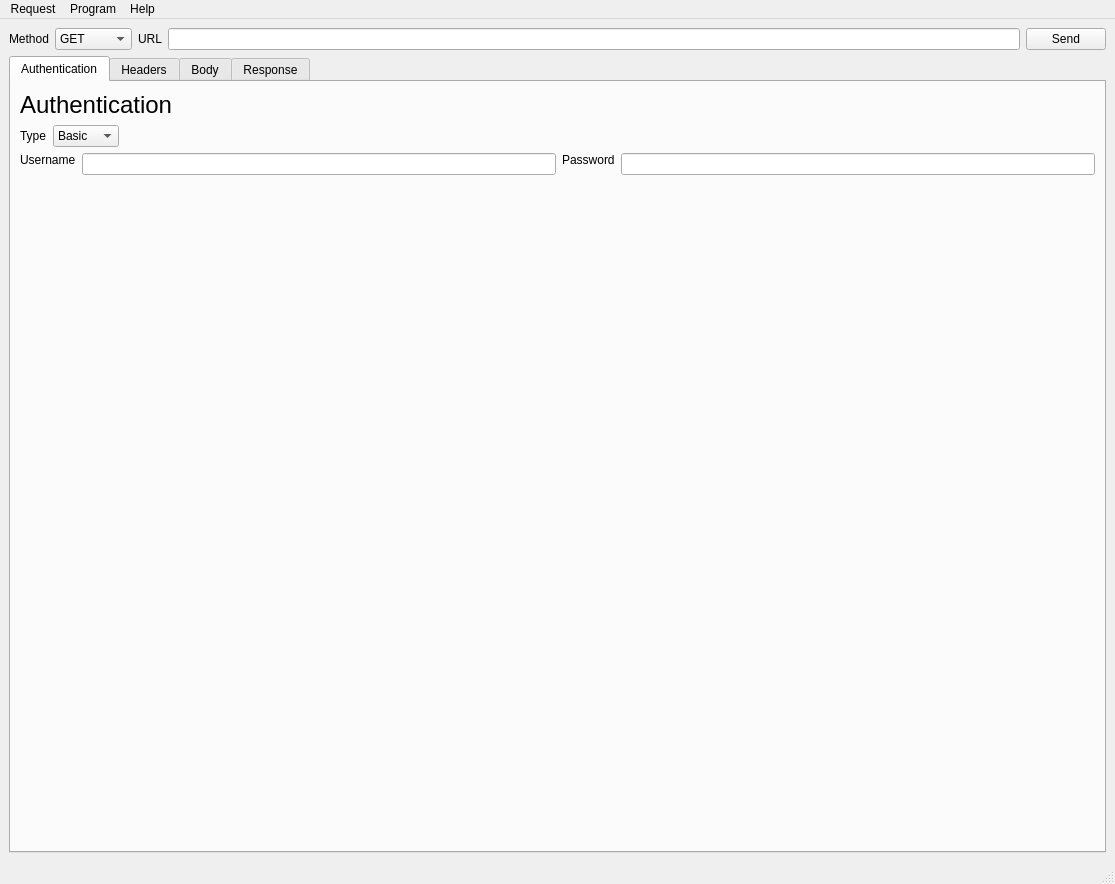
<?xml version="1.0" encoding="UTF-8"?>
<ui version="4.0">
 <class>MainWindow</class>
 <widget class="QMainWindow" name="MainWindow">
  <property name="geometry">
   <rect>
    <x>0</x>
    <y>0</y>
    <width>1115</width>
    <height>884</height>
   </rect>
  </property>
  <property name="windowTitle">
   <string>PySender</string>
  </property>
  <widget class="QWidget" name="centralwidget">
   <layout class="QHBoxLayout" name="horizontalLayout">
    <item>
     <layout class="QVBoxLayout" name="verticalLayout" stretch="0,0">
      <item>
       <layout class="QHBoxLayout" name="horizontalLayout_2">
        <item>
         <layout class="QHBoxLayout" name="horizontalLayout_3">
          <item>
           <widget class="QLabel" name="label_method">
            <property name="text">
             <string>Method</string>
            </property>
           </widget>
          </item>
          <item>
           <widget class="QComboBox" name="method_selector">
            <item>
             <property name="text">
              <string>GET</string>
             </property>
            </item>
            <item>
             <property name="text">
              <string>POST</string>
             </property>
            </item>
            <item>
             <property name="text">
              <string>PUT</string>
             </property>
            </item>
            <item>
             <property name="text">
              <string>PATCH</string>
             </property>
            </item>
            <item>
             <property name="text">
              <string>DELETE</string>
             </property>
            </item>
           </widget>
          </item>
          <item>
           <widget class="QLabel" name="field_URL">
            <property name="text">
             <string>URL</string>
            </property>
           </widget>
          </item>
          <item>
           <widget class="QLineEdit" name="lineEdit_URL"/>
          </item>
          <item>
           <widget class="QPushButton" name="button_send">
            <property name="text">
             <string>Send</string>
            </property>
           </widget>
          </item>
         </layout>
        </item>
       </layout>
      </item>
      <item>
       <widget class="QTabWidget" name="tabWidget">
        <property name="currentIndex">
         <number>0</number>
        </property>
        <widget class="QWidget" name="widget">
         <attribute name="title">
          <string>Authentication</string>
         </attribute>
         <layout class="QHBoxLayout" name="horizontalLayout_4">
          <item>
           <layout class="QVBoxLayout" name="verticalLayout_2" stretch="1,0,100">
            <item alignment="Qt::AlignTop">
             <widget class="QLabel" name="label_3">
              <property name="sizePolicy">
               <sizepolicy hsizetype="Minimum" vsizetype="Minimum">
                <horstretch>0</horstretch>
                <verstretch>0</verstretch>
               </sizepolicy>
              </property>
              <property name="styleSheet">
               <string notr="true">font: 18pt;</string>
              </property>
              <property name="text">
               <string>Authentication </string>
              </property>
             </widget>
            </item>
            <item>
             <layout class="QHBoxLayout" name="horizontalLayout_13">
              <item>
               <widget class="QLabel" name="label">
                <property name="text">
                 <string>Type</string>
                </property>
               </widget>
              </item>
              <item>
               <widget class="QComboBox" name="auth_typ_cbox">
                <item>
                 <property name="text">
                  <string>Basic</string>
                 </property>
                </item>
                <item>
                 <property name="text">
                  <string>Digest</string>
                 </property>
                </item>
               </widget>
              </item>
              <item>
               <spacer name="horizontalSpacer">
                <property name="orientation">
                 <enum>Qt::Horizontal</enum>
                </property>
                <property name="sizeHint" stdset="0">
                 <size>
                  <width>40</width>
                  <height>20</height>
                 </size>
                </property>
               </spacer>
              </item>
             </layout>
            </item>
            <item>
             <layout class="QHBoxLayout" name="horizontalLayout_5">
              <item alignment="Qt::AlignTop">
               <widget class="QLabel" name="label_username">
                <property name="text">
                 <string>Username</string>
                </property>
               </widget>
              </item>
              <item alignment="Qt::AlignTop">
               <widget class="QLineEdit" name="field_username"/>
              </item>
              <item alignment="Qt::AlignTop">
               <widget class="QLabel" name="label_password">
                <property name="text">
                 <string>Password</string>
                </property>
               </widget>
              </item>
              <item alignment="Qt::AlignTop">
               <widget class="QLineEdit" name="field_password">
                <property name="sizePolicy">
                 <sizepolicy hsizetype="Expanding" vsizetype="Maximum">
                  <horstretch>0</horstretch>
                  <verstretch>0</verstretch>
                 </sizepolicy>
                </property>
               </widget>
              </item>
             </layout>
            </item>
           </layout>
          </item>
         </layout>
        </widget>
        <widget class="QWidget" name="tab_9">
         <attribute name="title">
          <string>Headers</string>
         </attribute>
         <layout class="QHBoxLayout" name="horizontalLayout_6">
          <item>
           <layout class="QVBoxLayout" name="verticalLayout_3">
            <item alignment="Qt::AlignTop">
             <widget class="QLabel" name="label_headers">
              <property name="sizePolicy">
               <sizepolicy hsizetype="Expanding" vsizetype="Expanding">
                <horstretch>0</horstretch>
                <verstretch>0</verstretch>
               </sizepolicy>
              </property>
              <property name="styleSheet">
               <string notr="true">font: 18pt;</string>
              </property>
              <property name="text">
               <string>Headers</string>
              </property>
             </widget>
            </item>
            <item>
             <layout class="QHBoxLayout" name="horizontalLayout_7">
              <item alignment="Qt::AlignTop">
               <widget class="QLabel" name="label_name">
                <property name="text">
                 <string>Name</string>
                </property>
               </widget>
              </item>
              <item alignment="Qt::AlignTop">
               <widget class="QLineEdit" name="field_name"/>
              </item>
              <item alignment="Qt::AlignTop">
               <widget class="QLabel" name="label_value">
                <property name="text">
                 <string>Value</string>
                </property>
               </widget>
              </item>
              <item alignment="Qt::AlignTop">
               <widget class="QLineEdit" name="field_value"/>
              </item>
              <item alignment="Qt::AlignTop">
               <widget class="QPushButton" name="button_add">
                <property name="text">
                 <string>Add</string>
                </property>
               </widget>
              </item>
             </layout>
            </item>
            <item>
             <widget class="QTableWidget" name="table_headers">
              <property name="sortingEnabled">
               <bool>true</bool>
              </property>
              <attribute name="horizontalHeaderStretchLastSection">
               <bool>true</bool>
              </attribute>
              <column>
               <property name="text">
                <string>Name</string>
               </property>
              </column>
              <column>
               <property name="text">
                <string>Value</string>
               </property>
              </column>
             </widget>
            </item>
            <item>
             <layout class="QHBoxLayout" name="horizontalLayout_10">
              <item>
               <widget class="QPushButton" name="clear_button">
                <property name="text">
                 <string>Clear</string>
                </property>
               </widget>
              </item>
              <item>
               <spacer name="horizontalSpacer_2">
                <property name="orientation">
                 <enum>Qt::Horizontal</enum>
                </property>
                <property name="sizeHint" stdset="0">
                 <size>
                  <width>40</width>
                  <height>20</height>
                 </size>
                </property>
               </spacer>
              </item>
              <item>
               <widget class="QPushButton" name="delete_header_button">
                <property name="text">
                 <string>Delete</string>
                </property>
               </widget>
              </item>
             </layout>
            </item>
           </layout>
          </item>
         </layout>
        </widget>
        <widget class="QWidget" name="tab_10">
         <attribute name="title">
          <string>Body</string>
         </attribute>
         <layout class="QHBoxLayout" name="horizontalLayout_8">
          <item>
           <layout class="QVBoxLayout" name="verticalLayout_4">
            <item>
             <widget class="QLabel" name="label_body">
              <property name="styleSheet">
               <string notr="true">font: 18pt;</string>
              </property>
              <property name="text">
               <string>Body</string>
              </property>
             </widget>
            </item>
            <item>
             <widget class="QTextEdit" name="field_body"/>
            </item>
           </layout>
          </item>
         </layout>
        </widget>
        <widget class="QWidget" name="tab_8">
         <attribute name="title">
          <string>Response</string>
         </attribute>
         <layout class="QHBoxLayout" name="horizontalLayout_9">
          <item>
           <layout class="QVBoxLayout" name="verticalLayout_5">
            <item>
             <layout class="QHBoxLayout" name="horizontalLayout_12" stretch="100,0,5">
              <item>
               <widget class="QLabel" name="label_2">
                <property name="styleSheet">
                 <string notr="true">font: 18pt;</string>
                </property>
                <property name="text">
                 <string>Response</string>
                </property>
               </widget>
              </item>
              <item>
               <widget class="QLabel" name="status_code_label">
                <property name="text">
                 <string>Status code</string>
                </property>
               </widget>
              </item>
              <item>
               <widget class="QLineEdit" name="field_status_code">
                <property name="readOnly">
                 <bool>true</bool>
                </property>
               </widget>
              </item>
             </layout>
            </item>
            <item>
             <widget class="QTextEdit" name="field_response"/>
            </item>
           </layout>
          </item>
         </layout>
        </widget>
       </widget>
      </item>
     </layout>
    </item>
   </layout>
  </widget>
  <widget class="QMenuBar" name="menubar">
   <property name="geometry">
    <rect>
     <x>0</x>
     <y>0</y>
     <width>1115</width>
     <height>24</height>
    </rect>
   </property>
   <widget class="QMenu" name="menuProgram">
    <property name="title">
     <string>Program</string>
    </property>
    <addaction name="actionExit"/>
   </widget>
   <widget class="QMenu" name="menuHelp">
    <property name="title">
     <string>Help</string>
    </property>
    <addaction name="actionAbout"/>
    <addaction name="actionSupport"/>
   </widget>
   <widget class="QMenu" name="menuRequest">
    <property name="title">
     <string>Request</string>
    </property>
    <addaction name="actionSave"/>
    <addaction name="actionOpen"/>
   </widget>
   <addaction name="menuRequest"/>
   <addaction name="menuProgram"/>
   <addaction name="menuHelp"/>
  </widget>
  <widget class="QStatusBar" name="statusbar"/>
  <action name="actionAbout">
   <property name="text">
    <string>About</string>
   </property>
  </action>
  <action name="actionSupport">
   <property name="text">
    <string>Support</string>
   </property>
  </action>
  <action name="actionExit">
   <property name="text">
    <string>Exit</string>
   </property>
  </action>
  <action name="actionSave">
   <property name="text">
    <string>Save</string>
   </property>
  </action>
  <action name="actionOpen">
   <property name="text">
    <string>Open</string>
   </property>
  </action>
 </widget>
 <resources/>
 <connections/>
</ui>
